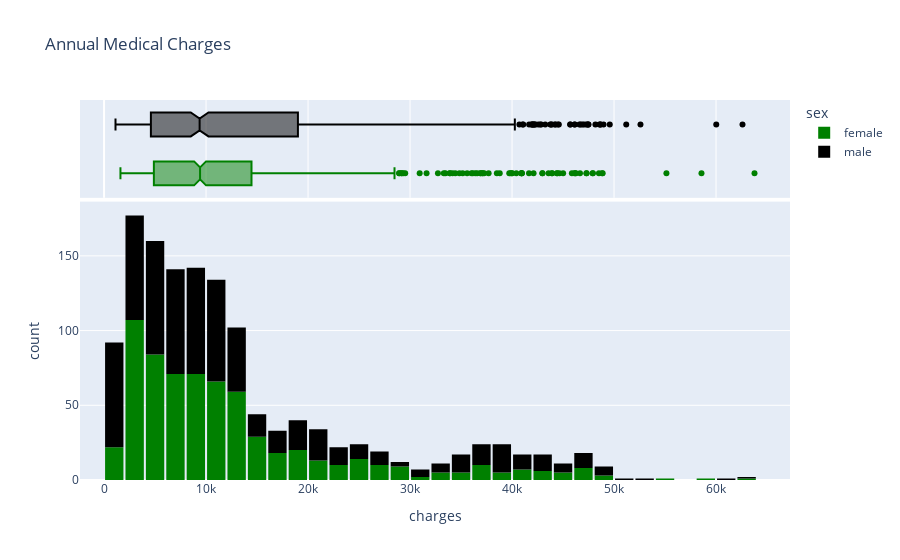

Write notebook code for a chart like this one.
### Code cell
fig = px.histogram(medical_df, 
                   x='charges', 
                   marginal='box', 
                   color='sex', 
                   color_discrete_sequence=['green', 'black'], 
                   title='Annual Medical Charges')
fig.update_layout(bargap=0.1)
fig.show()

### Figure 1 — Plotly figure (JSON) as saved in the notebook; plotly's stock layout.template omitted (floating-point values rounded to 4 significant figures; data arrays with more than 128 entries replaced by an {"elided": "..."} marker saying what was removed)
{"data": [{"alignmentgroup": "True", "bingroup": "x", "hovertemplate": "sex=female<br>charges=%{x}<br>count=%{y}<extra></extra>", "legendgroup": "female", "marker": {"color": "green", "pattern": {"shape": ""}}, "name": "female", "offsetgroup": "female", "orientation": "v", "showlegend": true, "type": "histogram", "x": {"elided": "662 float values"}, "xaxis": "x", "yaxis": "y"}, {"alignmentgroup": "True", "hovertemplate": "sex=female<br>charges=%{x}<extra></extra>", "legendgroup": "female", "marker": {"color": "green"}, "name": "female", "notched": true, "offsetgroup": "female", "showlegend": false, "type": "box", "x": {"elided": "662 float values"}, "xaxis": "x2", "yaxis": "y2"}, {"alignmentgroup": "True", "bingroup": "x", "hovertemplate": "sex=male<br>charges=%{x}<br>count=%{y}<extra></extra>", "legendgroup": "male", "marker": {"color": "black", "pattern": {"shape": ""}}, "name": "male", "offsetgroup": "male", "orientation": "v", "showlegend": true, "type": "histogram", "x": {"elided": "676 float values"}, "xaxis": "x", "yaxis": "y"}, {"alignmentgroup": "True", "hovertemplate": "sex=male<br>charges=%{x}<extra></extra>", "legendgroup": "male", "marker": {"color": "black"}, "name": "male", "notched": true, "offsetgroup": "male", "showlegend": false, "type": "box", "x": {"elided": "676 float values"}, "xaxis": "x2", "yaxis": "y2"}], "layout": {"bargap": 0.1, "barmode": "relative", "legend": {"title": {"text": "sex"}, "tracegroupgap": 0}, "title": {"text": "Annual Medical Charges"}, "xaxis": {"anchor": "y", "domain": [0, 1], "title": {"text": "charges"}}, "xaxis2": {"anchor": "y2", "domain": [0, 1], "matches": "x", "showgrid": true, "showticklabels": false}, "yaxis": {"anchor": "x", "domain": [0, 0.7326], "title": {"text": "count"}}, "yaxis2": {"anchor": "x2", "domain": [0.7426, 1], "matches": "y2", "showgrid": false, "showline": false, "showticklabels": false, "ticks": ""}}}
